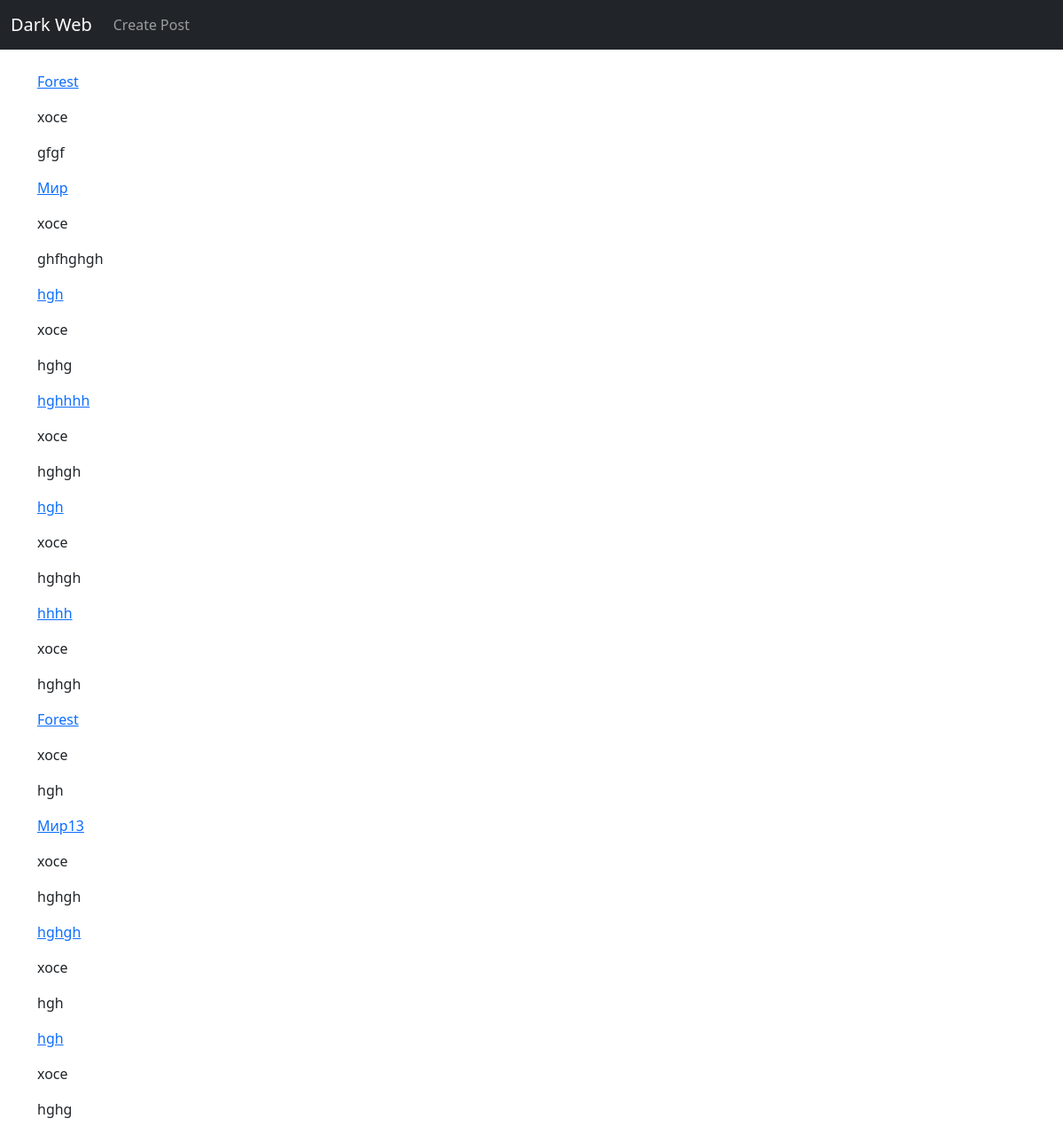
The page / on the database its author committed.
### theblog/models.py (models this page shows, shortened)
class Post(models.Model):
    title = models.CharField(max_length=255)
    title_tag = models.CharField(max_length=255, default="Dark Web")
    author = models.ForeignKey(User, on_delete=models.CASCADE)
    body = models.TextField()

### theblog/views.py (the view)
# urls.py: path('', HomeView.as_view(), name='home'),
class HomeView(ListView):
    model = Post
    template_name = 'home.html'

### theblog/templates/home.html
{% extends 'base.html'%}
{% block content %}
{% for post in object_list %}
    <p><a href="{% url 'article-detail' post.pk %}">{{post.title}}</a></p>
    <p>{{post.author}}</p>
    <p>{{post.body}}</p>
{% endfor %}
{% endblock %}

### theblog/templates/base.html (shortened to what this page needs)
<!doctype html>
<html lang="en">
  <head>
    <link href="https://cdn.jsdelivr.net/npm/bootstrap@5.0.0-beta3/dist/css/bootstrap.min.css" rel="stylesheet">
  </head>
  <body>
    <nav class="navbar navbar-expand-lg navbar-dark bg-dark">
        <div class="container-fluid">
          <a class="navbar-brand" href="{% url 'home' %}">Dark Web</a>
          <div class="collapse navbar-collapse" id="navbarSupportedContent">
            <ul class="navbar-nav me-auto mb-2 mb-lg-0">
              <li class="nav-item">
                <a class="nav-link" href="{% url 'add-post' %}">Create Post</a>
              </li>
            </ul>
          </div>
        </div>
      </nav>
      <br>
    <div class='container'>
    {% block content %}
    {% endblock %}
    </div>
  </body>
</html>

### rows shown on the page
Post: title "Forest", author "xoce", body "gfgf"
Post: title "Мир", author "xoce", body "ghfhghgh"
Post: title "hgh", author "xoce", body "hghg"
Post: title "hghhhh", author "xoce", body "hghgh"
Post: title "hgh", author "xoce", body "hghgh"
Post: title "hhhh", author "xoce", body "hghgh"
Post: title "Forest", author "xoce", body "hgh"
Post: title "Мир13", author "xoce", body "hghgh"
Post: title "hghgh", author "xoce", body "hgh"
Post: title "hgh", author "xoce", body "hghg"
